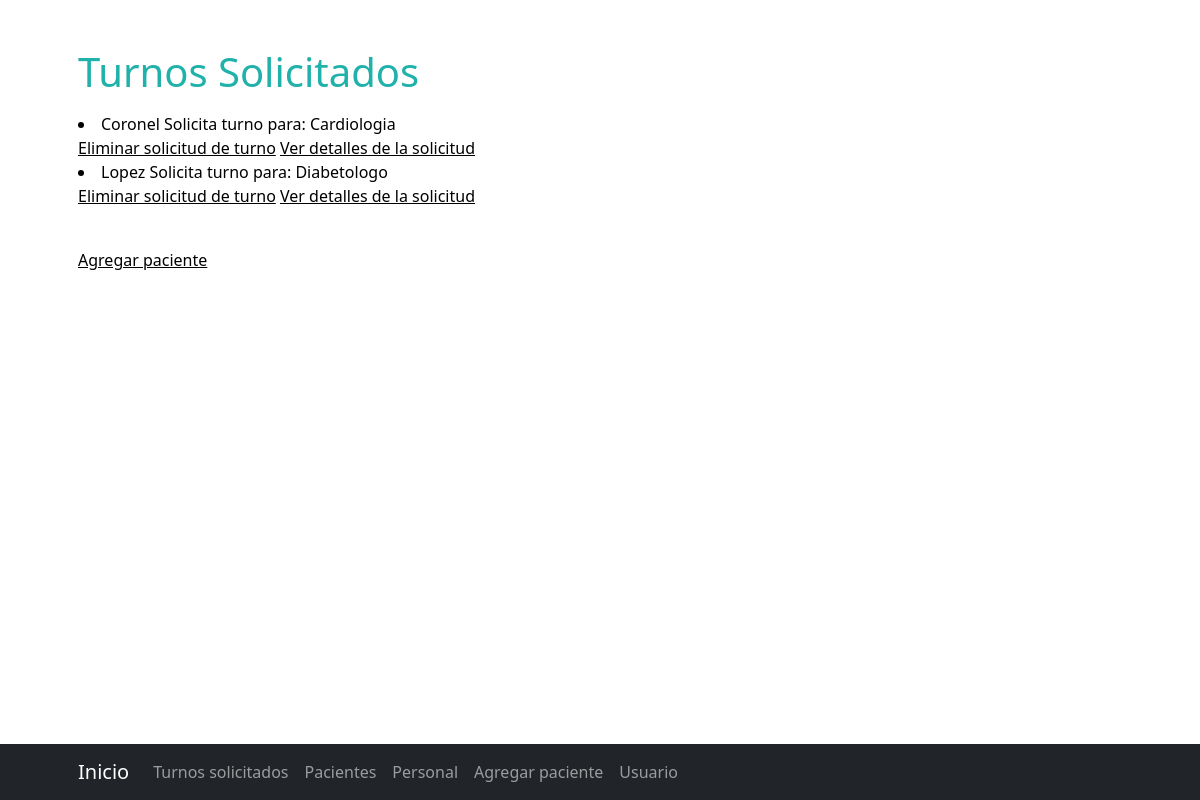
The app's page /tsolicitado/list (signed in), older data.
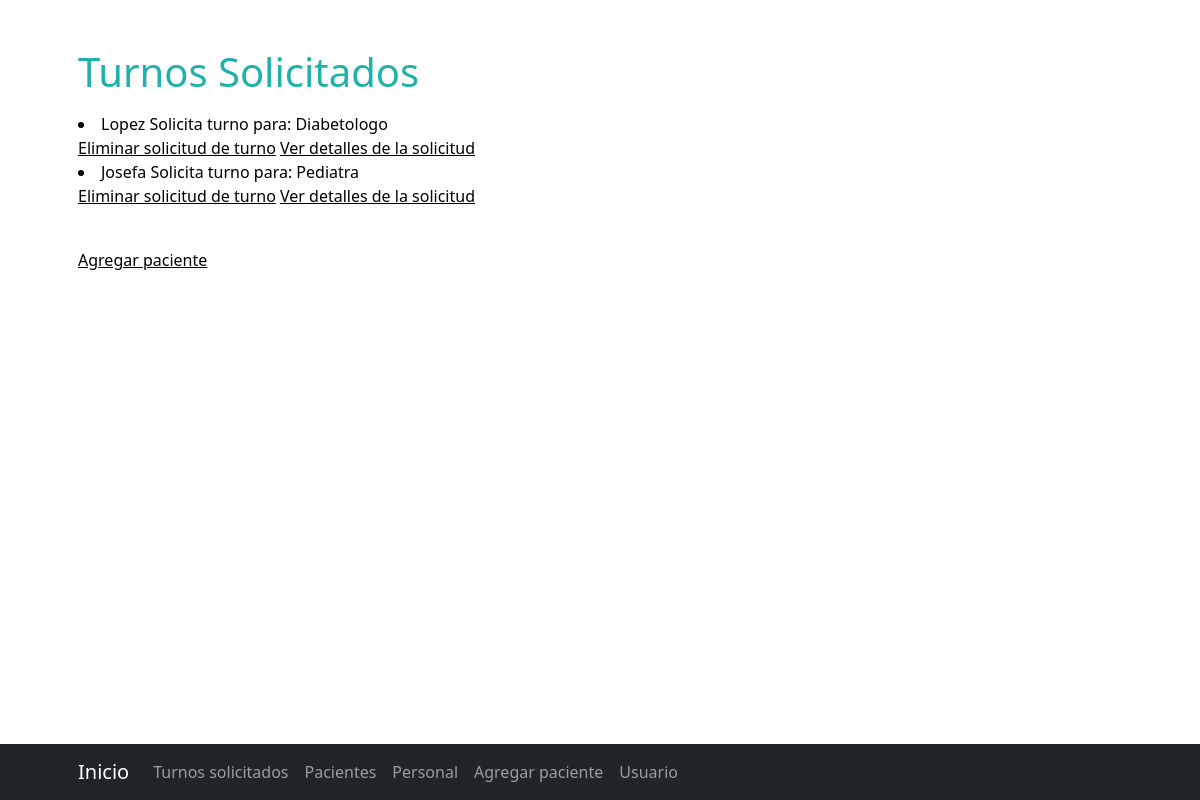
The same page, newer data.
### appClinica/models.py (models this page shows)
class solicitud_turno(models.Model):
    nombre = models.CharField(max_length=40)
    apellido = models.CharField(max_length=40)
    especialidad = models.CharField(max_length=40)
    email = models.CharField(max_length=40)
    def __str__(self) -> str:
        return self.apellido + " Solicita turno para: " + self.especialidad

### appClinica/views.py (the view)
# urls.py: path('tsolicitado/list', tsolicitadoList.as_view(), name='tsolicitado'),
class tsolicitadoList(LoginRequiredMixin, ListView):
    model = solicitud_turno
    template_name = "appClinica/tsolicitado.html"

### appClinica/templates/appClinica/tsolicitado.html
{% extends "appClinica/inicio.html" %}
{% load static %}
{% block titulo %}
    <h1 style="color:lightseagreen" class="mt-5"> Turnos Solicitados </h1>
{% endblock %}
{% block principal %}
    <p style="color:black">
        {% for solicitud_turno in object_list %}
            <li style="color:black"> {{solicitud_turno}} </li>
            <buton style="color:black">
                <a style="color:black" href="{% url 'tsolicitado_eliminar' solicitud_turno.id %}"> Eliminar solicitud de turno</a>
            </buton>
            <buton style="color:black">
                <a style="color:black" href="{% url 'tsolicitado_detalle' solicitud_turno.id %}"> Ver detalles de la solicitud</a>
            </buton>
        {% endfor %}
    </p>
    <br>
    <a style="color:black" href="{% url 'agregarpaciente' %}"> Agregar paciente</a>
{% endblock %}
{% block barra %}
    <li class="nav-item active"><a class="nav-link" href="{% url 'tsolicitado' %}">Turnos solicitados</a></li>
    <li class="nav-item"><a class="nav-link" href="{% url 'pacientes' %}">Pacientes</a></li>
    <li class="nav-item"><a class="nav-link" href="{% url 'personal' %}">Personal</a></li>
    <li class="nav-item"><a class="nav-link" href="{% url 'agregarpaciente' %}">Agregar paciente</a></li>
    <li class="nav-item"><a class="nav-link" href="{% url 'usuario' %}">Usuario</a></li>
{% endblock %}

Row changes from the older to the newer data that the page shows:
removed solicitud_turno: apellido+especialidad "Coronel Solicita turno para: Cardiologia"
added solicitud_turno: apellido+especialidad "Josefa Solicita turno para: Pediatra"
